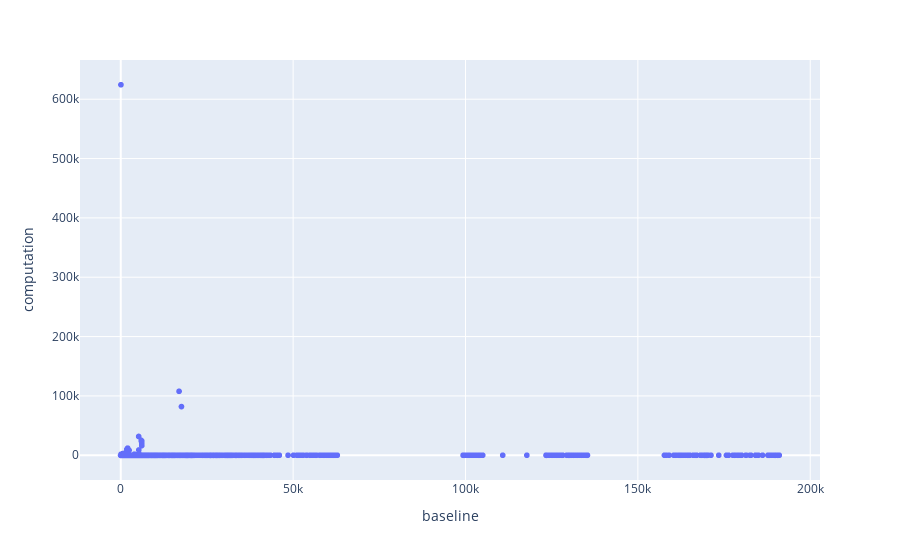

The notebook cell this image was saved under:
### Code cell
plot_diagnostic(BE2_models['BE2_model'], X, y_true, 'CL')

### Figure 1 — Plotly figure (JSON) as saved in the notebook; plotly's stock layout.template omitted (floating-point values rounded to 4 significant figures; data arrays with more than 128 entries replaced by an {"elided": "..."} marker saying what was removed)
{"data": [{"hovertemplate": "baseline=%{x}<br>computation=%{y}<extra></extra>", "legendgroup": "", "marker": {"color": "#636efa", "symbol": "circle"}, "mode": "markers", "name": "", "showlegend": false, "type": "scattergl", "x": {"elided": "10401 float values"}, "xaxis": "x", "y": {"elided": "10401 float values"}, "yaxis": "y"}, {"hovertemplate": "<b>OLS trendline</b><br>computation = nan * baseline + nan<br>R<sup>2</sup>=nan<br><br>baseline=%{x}<br>computation=%{y} <b>(trend)</b><extra></extra>", "legendgroup": "", "marker": {"color": "#636efa", "symbol": "circle"}, "mode": "lines", "name": "", "showlegend": false, "type": "scattergl", "x": {"elided": "10401 float values"}, "xaxis": "x", "y": {"elided": "10401 null values"}, "yaxis": "y"}], "layout": {"legend": {"tracegroupgap": 0}, "margin": {"t": 60}, "xaxis": {"anchor": "y", "domain": [0, 1], "title": {"text": "baseline"}}, "yaxis": {"anchor": "x", "domain": [0, 1], "title": {"text": "computation"}}}}
